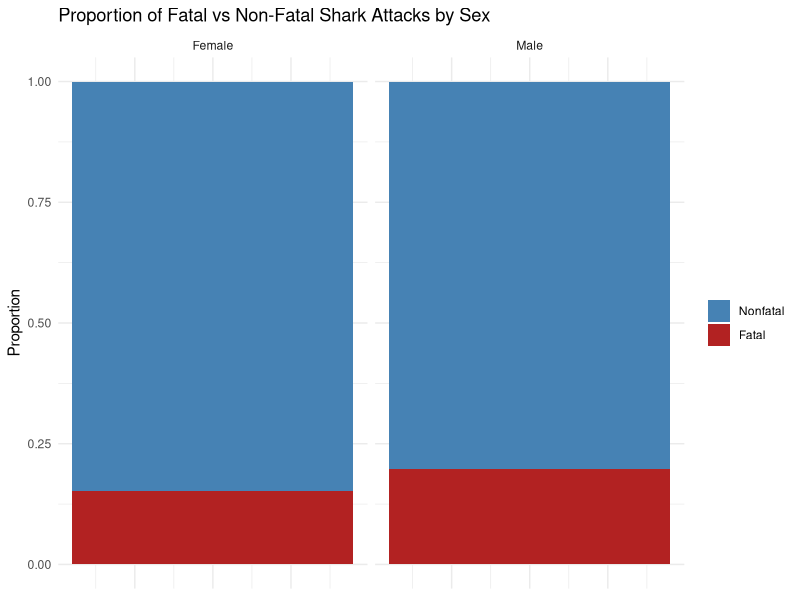
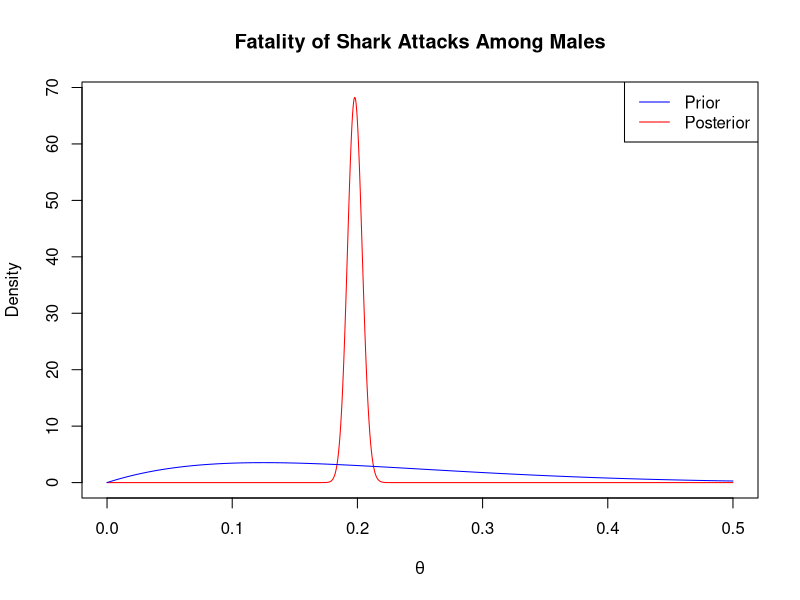
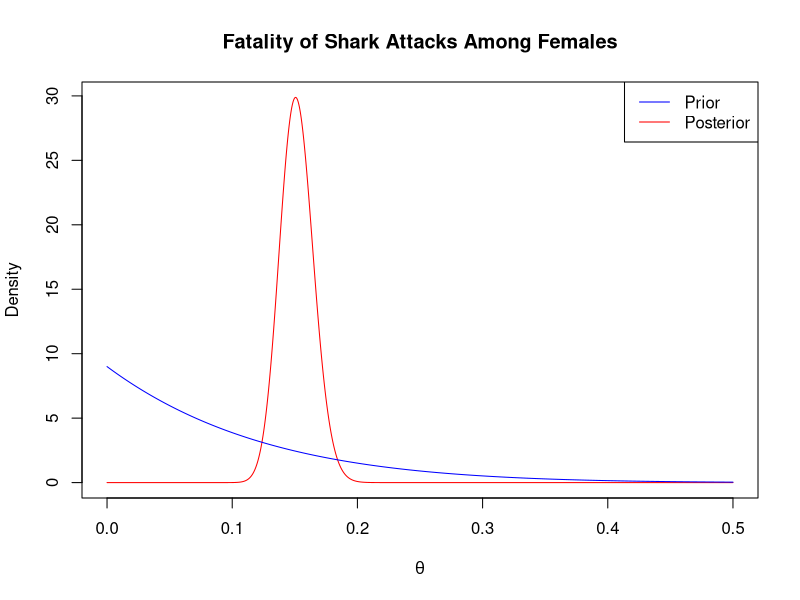
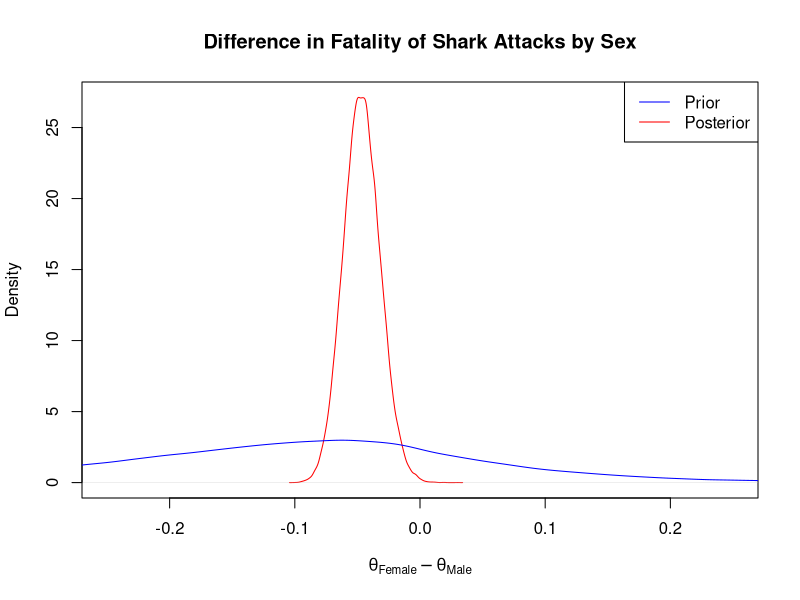

Here is the R script that generated these plots, in order:
## ---- chunk 1
#| label: setup
#| include: false

library(tidyverse)
library(readxl)

set.seed(2025)

sharks <- read_excel("sharks.xlsx") %>% 
  select(1:14) %>%
  rename(Fatal = 'Fatal Y/N') %>% 
  mutate(Year = as.numeric(Year),
         Sex = case_when(
           str_detect(tolower(Sex), "m") ~ "Male",
           str_detect(tolower(Sex), "f") ~ "Female",
           TRUE ~ NA_character_),
         Fatal = case_when(
           str_detect(tolower(Fatal), "n") ~ "No",
           str_detect(tolower(Fatal), "y") ~ "Yes",
           TRUE ~ NA_character_)) %>% 
  filter(Year > 1900) %>% 
  select(Sex, Fatal)
## ---- chunk 2
table(sharks)

sharks %>% 
  filter(!is.na(Fatal)) %>% 
  filter(!is.na(Sex)) %>% 
  group_by(Sex) %>% 
  count(Fatal) %>% 
  mutate(prop = n / sum(n)) %>% 
  ggplot(aes(x = 1, y = prop, fill = Fatal)) +
  geom_col() +
  facet_wrap(~Sex) +
  scale_fill_manual(values = c("Yes" = 'firebrick', "No" = "steelblue"),
                    labels = c("Yes" = "Fatal", "No" = "Nonfatal")) +
  labs(title = "Proportion of Fatal vs Non-Fatal Shark Attacks by Sex",
       x = NULL,
       y = "Proportion",
       fill = NULL) +
  theme_minimal() +
  theme(axis.text.x = element_blank(),
        axis.ticks.x = element_blank())
## ---- chunk 3
a_male <- 2
b_male <- 8
a_star_male <- nrow(sharks %>% filter(Sex == 'Male') %>% filter(Fatal == "Yes")) + a_male
b_star_male <- nrow(sharks %>% filter(Sex == 'Male') %>% filter(Fatal == "No")) + b_male

theta <- seq(0,.5,by = .0001)
plot(theta, dbeta(theta, a_star_male, b_star_male), type='l', col="red",
     xlab=expression(theta), ylab="Density", 
     main="Fatality of Shark Attacks Among Males")
lines(theta, dbeta(theta, a_male, b_male), col="blue")
legend("topright", legend = c("Prior", "Posterior"),
       col = c("blue", "red"), lty = 1)
## ---- chunk 4
a_female <- 1
b_female <- 9
a_star_female <- nrow(sharks %>% filter(Sex == 'Female') %>% filter(Fatal == "Yes")) + a_female
b_star_female <- nrow(sharks %>% filter(Sex == 'Female') %>% filter(Fatal == "No")) + b_female

theta <- seq(0,.5,by = .0001)
plot(theta, dbeta(theta, a_star_female, b_star_female), type='l', col="red",
     xlab=expression(theta), ylab="Density", 
     main="Fatality of Shark Attacks Among Females")
lines(theta, dbeta(theta, a_female, b_female), col="blue")
legend("topright", legend = c("Prior", "Posterior"),
       col = c("blue", "red"), lty = 1)
## ---- chunk 5
diff_prior <- rbeta(100000, a_female, b_female) - rbeta(100000, a_male, b_male)
diff_post <- rbeta(100000, a_star_female, b_star_female) - rbeta(100000, a_star_male, b_star_male)

plot(density(diff_post), xlab=expression(theta[Female]-theta[Male]),
     main="Difference in Fatality of Shark Attacks by Sex",
     col="red", xlim=c(-.25, .25))
lines(density(diff_prior), col="blue")
legend("topright", legend = c("Prior", "Posterior"),
       col = c("blue", "red"), lty = 1)
